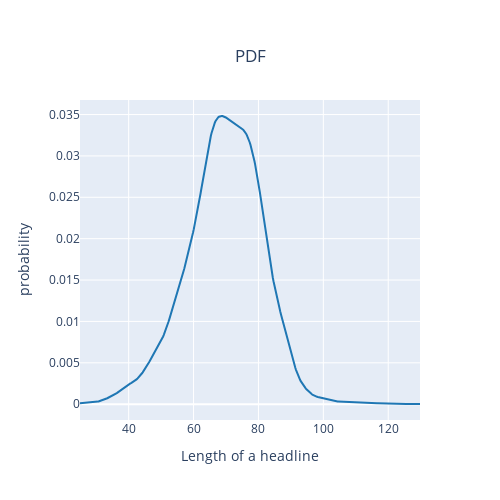

Notebook code for this chart:
### Code cell
fig = ff.create_distplot([dataset['headline'].str.len()], ["ht"],show_hist=False,show_rug=False)
fig['layout'].update(title={'text':'PDF','y':0.9,'x':0.5,'xanchor': 'center','yanchor': 'top'}, xaxis_title="Length of a headline",yaxis_title="probability")
fig.update_layout(showlegend = False,width=500,height=500)
fig

### Figure 1 — Plotly figure (JSON) as saved in the notebook; plotly's stock layout.template omitted (floating-point values rounded to 4 significant figures; data arrays with more than 128 entries replaced by an {"elided": "..."} marker saying what was removed)
{"data": [{"legendgroup": "ht", "marker": {"color": "rgb(31, 119, 180)"}, "mode": "lines", "name": "ht", "showlegend": true, "type": "scatter", "x": {"elided": "500 float values"}, "xaxis": "x", "y": {"elided": "500 float values"}, "yaxis": "y"}], "layout": {"barmode": "overlay", "height": 500, "hovermode": "closest", "legend": {"traceorder": "reversed"}, "showlegend": false, "title": {"text": "PDF", "x": 0.5, "xanchor": "center", "y": 0.9, "yanchor": "top"}, "width": 500, "xaxis": {"anchor": "y2", "domain": [0, 1], "title": {"text": "Length of a headline"}, "zeroline": false}, "yaxis": {"anchor": "free", "domain": [0, 1], "position": 0, "title": {"text": "probability"}}}}
